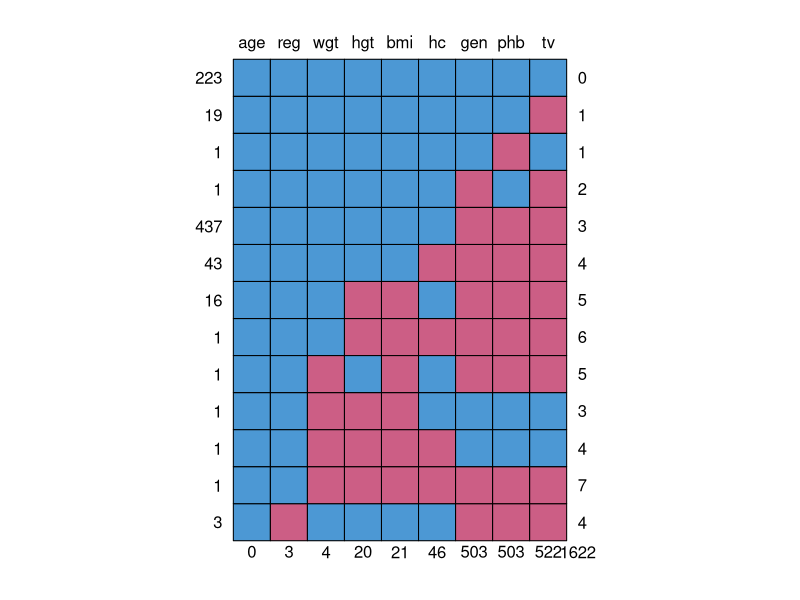

Recreate this plot in R. (Note: this script raises an error after producing the figure.)
# MIMP session F by Hanne Oberman

library(mice) # Data imputation
library(dplyr) # Data manipulation
set.seed(123)

# 2. boys data
!is.unsorted(boys$age) #the data is not sorted; altenative: is.unsorted()
dim(boys) #dimensions are 748 rows, 9 columns

# 4. missingness
md.pattern(boys) #non-monotone

# 5. pattern
mpat <- md.pattern(boys, plot = FALSE) #store
sum(mpat[, "gen"] == 0) #count the nr of patterns with gen missing
# note: 8 patterns, but 503 cases in total (bottom row)

# 6. explore missing gen
R <- is.na(boys$gen) #missingness, not response indicator
histogram(boys$gen) #or: histogram(~ gen, data = boys)
histogram(~ age | R, data=boys) #split hist of age by missingness on gen
# note: missingness in gen is not equally distributed across age/age seems to be differently distributed for observed and missing gen

# 7. impute
imp <- mice(boys, print=FALSE)

# 8. eval
summary(complete(imp)) #get summary of first imp iteration
summary(boys) #compare with incomplete data
# note: the mean of tv is much lower in the first imputed data set, when compared to the incomplete data. makes sense because most genital measures are unobserved for the lower ages
imp %>% #with the imputed data
  with(summary(tv)) %>% #summarize the tv var
  summary() #get summary of all 5 imps
imp %>% #same with means only extracted
  with(mean(tv)) %>%
  summary()

# 9. mammalsleep data
str(mammalsleep) #see the data types vary across vars
md.pattern(mammalsleep) #only 8 types of patterns

# 10. impute
imp1 <- mice(mammalsleep, maxit = 10, print=F)
plot(imp1) #inspect trace lines for convergence

# 11. complete-data analysis
fit1 <- with(imp1, lm(sws ~ log10(bw) + odi)) 

# 12. pool
est1 <- pool(fit1)
est1 #evaluate the imputed outcomes
# note: fmi and lambda are too high, there is too little info in the data. it's because all 62 species are imputed as separate var

# 13. fix it
imp2 <- mice(mammalsleep[ , -1], maxit = 10, print = F)

# 14. analysis and pool
fit2 <- with(imp2, lm(sws ~ log10(bw) + odi))
est2 <- pool(fit2)
est2 #fmi and lambda are better now, big improvement!

# 15. eval 
plot(imp2) #eval trace lines: not intermigling
# note: convergence turns out to be a real problem because total sleep (ts) is the sum of paradoxical sleep (ps) and short wave sleep (sws).

